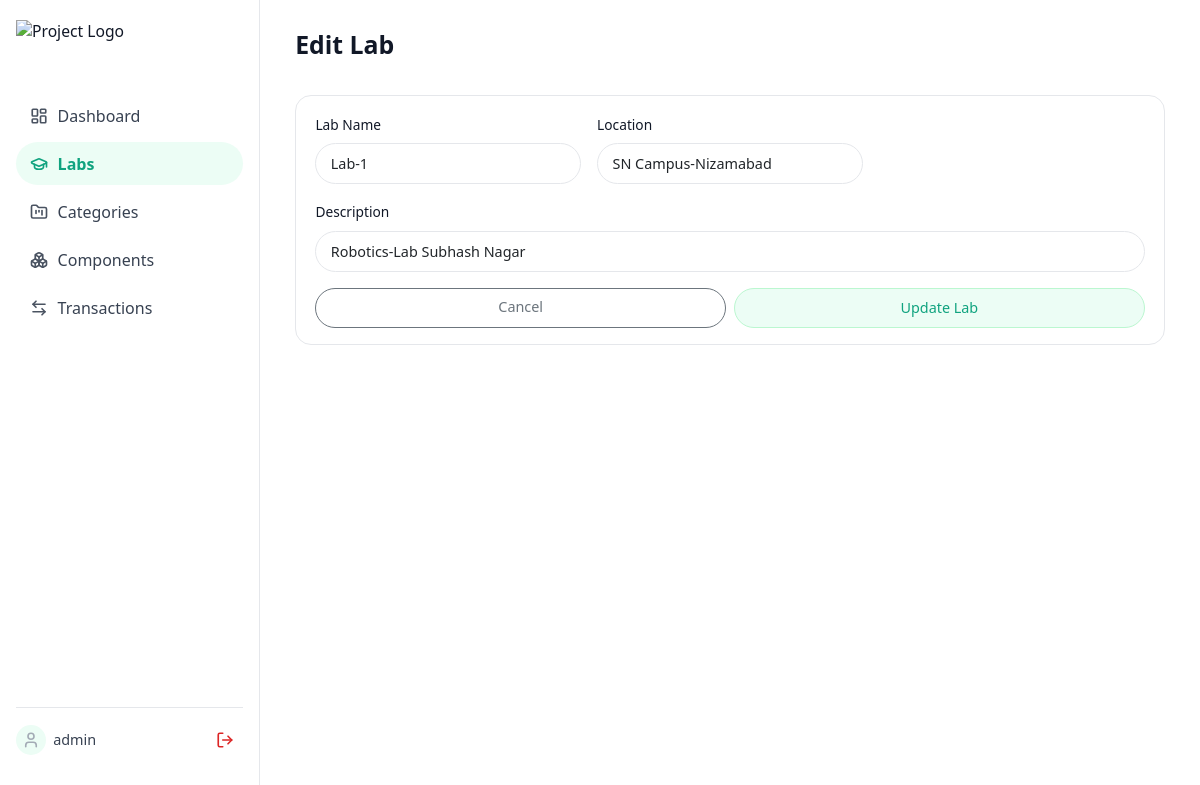
Page /labs/1/edit (signed in) on the committed database.
### models.py (models this page shows)
class Lab(db.Model):
    __tablename__ = 'labs'
    id = db.Column(db.Integer, primary_key=True)
    name = db.Column(db.String(100), nullable=False)
    location = db.Column(db.String(200))
    description = db.Column(db.String(500))
    created_at = db.Column(db.DateTime, default=datetime.now(IST))
    categories = db.relationship('Category', backref='lab', lazy='joined')
    components = db.relationship('Component', backref='lab', lazy='joined')
    transactions = db.relationship('Transaction', backref='lab', lazy='joined')

### app.py (the view, shortened to what this page needs)
@app.route("/labs/<int:lab_id>/edit", methods=["GET", "POST"])
@login_required
def edit_lab(lab_id):
    lab = Lab.query.get(lab_id)
    if not lab:
        flash("Lab not found.", "danger")
        return redirect(url_for("labs"))
    return render_template("edit_lab.html", lab=lab)

### app.py (called while the page is built)
def login_required(f):
    @wraps(f)
    def decorated_function(*args, **kwargs):
        if not session.get("logged_in"):
            return redirect(url_for("login"))
        return f(*args, **kwargs)
    return decorated_function

### templates/edit_lab.html (shortened to what this page needs)
{% extends "base.html" %}
{% block page_title %}Edit Lab{% endblock %}
{% block content %}
<div class="card-soft">
    <form method="post" class="row g-3">
        <div class="col-md-4 col-12">
            <label class="form-label small">Lab Name</label>
            <input
                type="text"
                name="name"
                class="form-control"
                value="{{ lab.name }}"
                required
            >
        </div>
        <div class="col-md-4 col-12">
            <label class="form-label small">Location</label>
            <input
                type="text"
                name="location"
                class="form-control"
                value="{{ lab.location }}"
            >
        </div>
        <div class="col-md-12">
            <label class="form-label small">Description</label>
            <input
                type="text"
                name="description"
                class="form-control"
                value="{{ lab.description }}"
            >
        </div>
        <div class="col-12 d-flex flex-column flex-md-row justify-content-between gap-2">
            <a href="{{ url_for('labs') }}" class="btn btn-outline-secondary w-100 w-md-auto">
                Cancel
            </a>
            <button type="submit" class="btn btn-soft-primary w-100 w-md-auto">
                Update Lab
            </button>
        </div>
    </form>
</div>
{% endblock %}

### templates/base.html (style rules this page uses)
:root { --sidebar-bg: #ffffff; --sidebar-border: #e5e7eb; --sidebar-text: #111827; --sidebar-accent: #10a37f; --page-bg: #ffffff; --card-bg: transparent; --card-border: #e5e7eb; --sidebar-width: 260px; }
body { background-color: var(--page-bg); font-family: system-ui, -apple-system, BlinkMacSystemFont, "Segoe UI", sans-serif; color: #111827; font-size: 0.98rem; margin: 0; padding: 0; }
.card-soft { background-color: var(--card-bg); border-radius: 16px; border: 1px solid var(--card-border); padding: 1.05rem 1.2rem; margin-bottom: 1.2rem; }
.btn-soft-primary { background-color: #ecfdf5; color: var(--sidebar-accent); border-radius: 999px; border: 1px solid #bbf7d0; font-size: 0.9rem; padding: 0.5rem 1.1rem; font-weight: 500; }
.btn-outline-secondary { border-radius: 999px; font-size: 0.9rem; padding: 0.45rem 1.1rem; }
.btn { border-radius: 999px; }
.form-control, .form-select { border-radius: 999px; border-color: #e5e7eb; font-size: 0.9rem; padding: 0.55rem 0.9rem; }

### rows in the picture
Lab: name "Lab-1", location "SN Campus-Nizamabad", description "Robotics-Lab Subhash Nagar"

### other values in the picture
{{ session.get('username', 'Admin') }} "admin"
